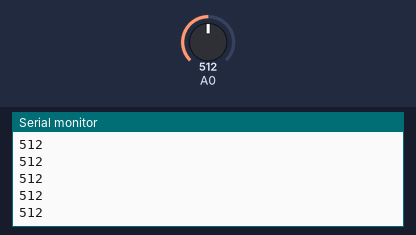
Bench run of a sketch on a simulated Arduino Uno, built with avr-gcc and run on an emulated ATmega328P. Parts: the last lines printed to the serial monitor. Inputs (shaded band) come from the test bench; at power-on: A0 = 512.

Above: at 1.2 s.
1.3 s: A0 set to 716
At 2.1 s:
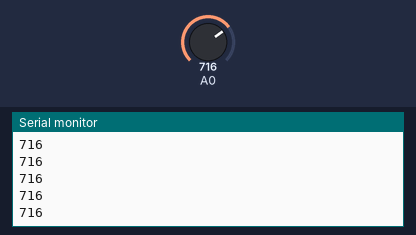
2.8 s: A0 set to 900
At 3.5 s:
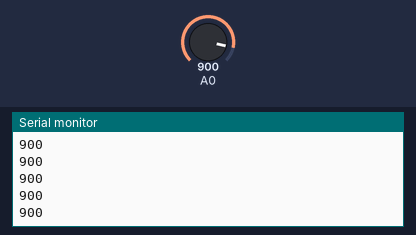
Timing chart, 0 to 5.8 s (numbered marks = the images above; inputs shaded):
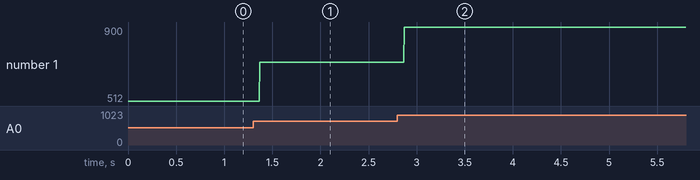

Measured:
- after the input at 1.3 s, the serial monitor: prints a new line after 0.07 s (image 1)
- after the input at 2.8 s, the serial monitor: prints a new line after 0.07 s (image 2)
- plotted number 1: 512 → 716 after the input at 1.3 s, 716 → 900 after the input at 2.8 s

The sketch:

panelenv.ino
```cpp
void setup() {
    Serial.begin(9600);
}

uint16_t lastValue = 0;
void loop() {
    uint16_t value = analogRead(0);
    //if (abs_diff(value, lastValue) >= 10) {
        Serial.println(value);
    //}
    lastValue = value;
    if (value > 512) {
        digitalWrite(LED_BUILTIN, 0);
    } else {
        digitalWrite(LED_BUILTIN, 1);
    }

}

uint16_t abs_diff(uint16_t a, uint16_t b) {
    return a > b ? a - b : b - a;
}
```
